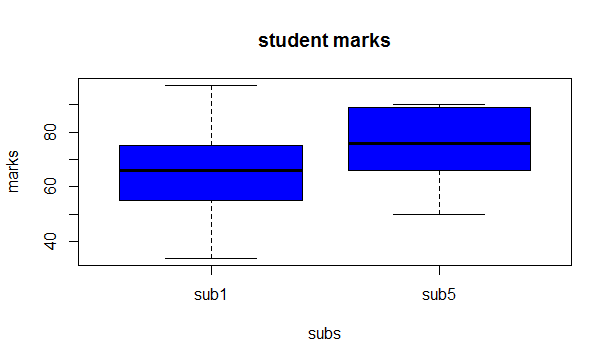

The R source for this figure:
data<-read.csv(file.choose())
H<-unlist(data)
x<-data[c("sub1","sub5")]
boxplot(x,data,xlab="subs",ylab="marks",main="student marks",varwidth = TRUE,col="blue")
png(file="boxplot2.png")
dev.off()
